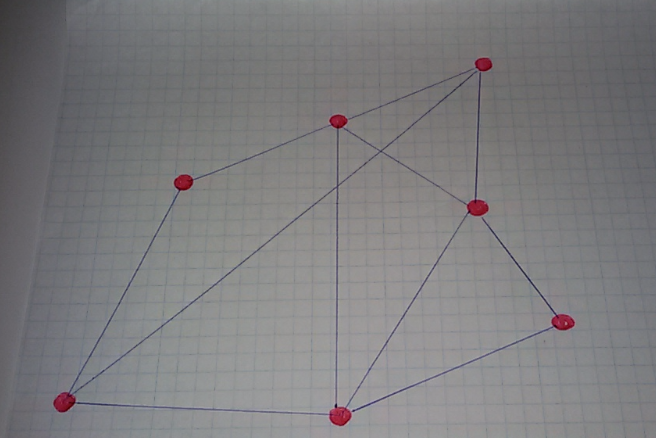
#> input picture line recognition/12.png, 656 x 438 px
$ jupyter execute 'Line recognizer.ipynb'
#> lines starting #> are read from the running program, lines starting #| are printed output that depends on the picture; after the words box and inside, x2 and y2 are one past the last pixel; in counts of white or black regions, pixels touching at a corner belong together
[cell 1]
import cv2
import numpy as np

img = cv2.imread('12.png')
#> img is the input picture: shape (438, 656, 3); mean B, G, R 126.1, 124.3, 125
gray = cv2.cvtColor(img,cv2.COLOR_BGR2GRAY)
edges = cv2.Canny(gray,50,150,apertureSize = 3)
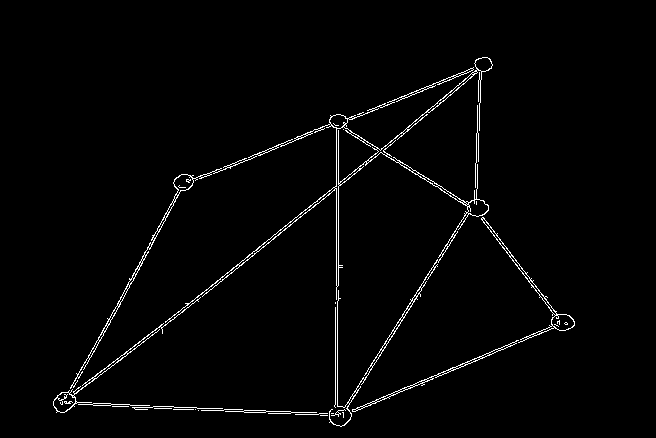
#> edges: shape (438, 656); 1.9% white in thin lines or dots, all inside (x1, y1, x2, y2) = (53, 57, 575, 427)

lines = cv2.HoughLines(edges,1,np.pi/180,200)
#> lines = [[355, 0.89], [357, 0.89], [510, 0.559]]
for rho,theta in lines[0]:
    a = np.cos(theta)
    b = np.sin(theta)
    x0 = a*rho
    y0 = b*rho
    x1 = int(x0 + 1000*(-b))
    y1 = int(y0 + 1000*(a))
    x2 = int(x0 - 1000*(-b))
    y2 = int(y0 - 1000*(a))

    cv2.line(img,(x1,y1),(x2,y2),(0,0,255),2)
#> this loop made 1 pass
#> (rho, theta, a, b, x0, y0, x1, y1) on pass 1: (355, 0.89, 0.629, 0.777, 223.4, 275.9, -553, 905)
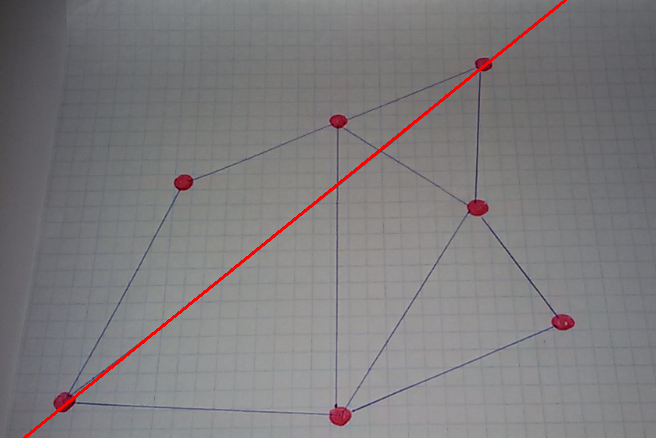
#> img: shape (438, 656, 3); 0.72% of pixels changed, all inside (x1, y1, x2, y2) = (23, 0, 567, 438)

cv2.imwrite('11lines3.png',img)
#> Out = True

[cell 2]
def find_lines(img):
  edges = cv2.Canny(img,100,200)
  threshold = 60
  minLineLength = 10
  lines = cv2.HoughLinesP(edges, 1, np.pi/180, threshold, 0, minLineLength, 20);
  if (lines is None or len(lines) == 0):
      return

  #print lines
  for line in lines[0]:
    #print line
    cv2.line(img, (line[0],line[1]), (line[2],line[3]), (0,255,0), 2)
  cv2.imwrite("line_edges.jpg", edges)
  cv2.imwrite("lines.jpg", img)

[cell 3]
gray = cv2.cvtColor(img,cv2.COLOR_BGR2GRAY)
edges = cv2.Canny(gray,50,150,apertureSize = 3)
#> edges: shape (438, 656); 2.1% white in thin lines or dots, all inside (x1, y1, x2, y2) = (23, 0, 575, 438)
minLineLength = 100
maxLineGap = 50
lines = cv2.HoughLinesP(edges,1,np.pi/180,100,minLineLength,maxLineGap)
#> lines = [[76, 397, 335, 188], [163, 323, 336, 183], [490, 58, 562, 0], [379, 148, 459, 83], [338, 285, 338, 185], [336, 285, 336, 188], [391, 143, 478, 72], [339, 185, 390, 144], [337, 406, 337, 301], [481, 218, 521, 271], [335, 404, 335, 307]]
for x1,y1,x2,y2 in lines[0]:
    cv2.line(img,(x1,y1),(x2,y2),(0,255,0),2)
#> this loop made 1 pass
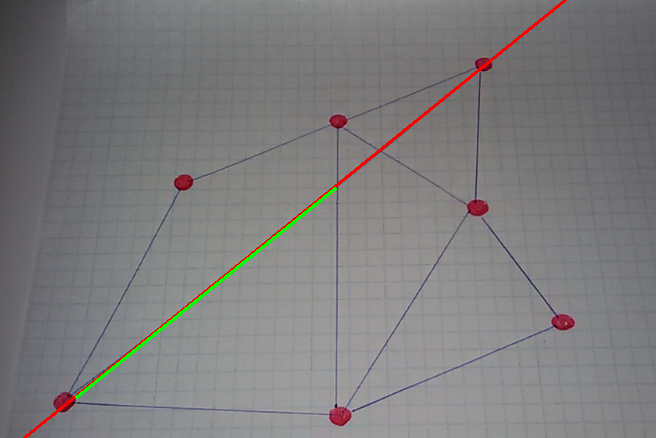
#> img: shape (438, 656, 3); 0.38% of pixels changed, all inside (x1, y1, x2, y2) = (75, 187, 337, 399)

cv2.imwrite('houghlines5.jpg',img)
#> Out = True

[cell 4]
find_lines(img)
#> in find_lines, `lines = cv2.HoughLinesP(edges, 1, np.pi/180, threshold, 0, minLineLeng..`: lines = 35 rows, first 6: [75, 396, 334, 187], [335, 184, 562, 0], [75, 400, 336, 189], [336, 187, 566, 1], [336, 425, 477, 199], [176, 188, 492, 60]
#> the loop in find_lines, `for line in lines[0]:` made 1 pass
#> after the loop in find_lines, `for line in lines[0]:`:
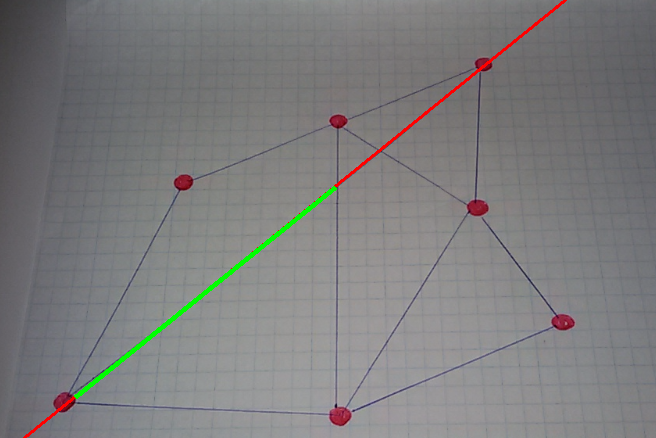
#> img: shape (438, 656, 3); 0.16% of pixels changed, all inside (x1, y1, x2, y2) = (74, 186, 335, 397)

[cell 5]
import cv2
import numpy as np

img = cv2.imread('5.png',1)
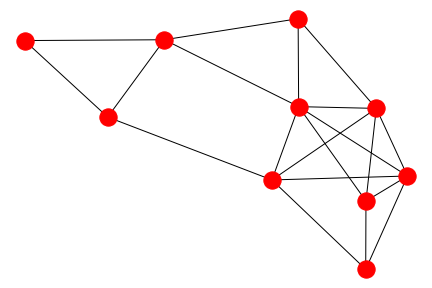
#> input picture line recognition/5.png, 432 x 288 px
#> img is the input picture: shape (288, 432, 3); mean B, G, R 245.9, 245.9, 251.2

cannied = cv2.Canny(img, 50, 200, apertureSize=3)
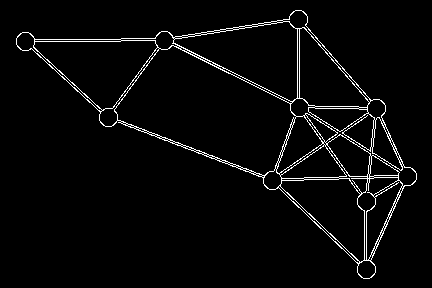
#> cannied: shape (288, 432); 3.3% white in thin lines or dots, all inside (x1, y1, x2, y2) = (16, 10, 417, 279)
lines = cv2.HoughLinesP(cannied, 1, np.pi / 180, 80, minLineLength=30, maxLineGap=10)
#> lines = 16 rows, first 6: [117, 119, 264, 176], [171, 45, 291, 103], [116, 121, 264, 177], [172, 43, 292, 101], [281, 180, 325, 179], [281, 178, 324, 177]
for x1,y1,x2,y2 in lines[0]:
    cv2.line(img,(x1,y1),(x2,y2),(0,255,0),2)
#> this loop made 1 pass
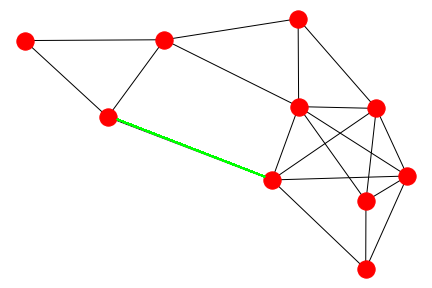
#> img: shape (288, 432, 3); 0.34% of pixels changed, all inside (x1, y1, x2, y2) = (116, 118, 266, 178)

cv2.imwrite('lines.png',img)
# cv2.imwrite('canniedHouse.png',cannied)
cv2.waitKey(0)
cv2.destroyAllWindows()

[cell 6]
# Python program to illustrate HoughLine
# method for line detection
import cv2
import numpy as np

# Reading the required image in
# which operations are to be done.
# Make sure that the image is in the same
# directory in which this python program is
img = cv2.imread('10.png')
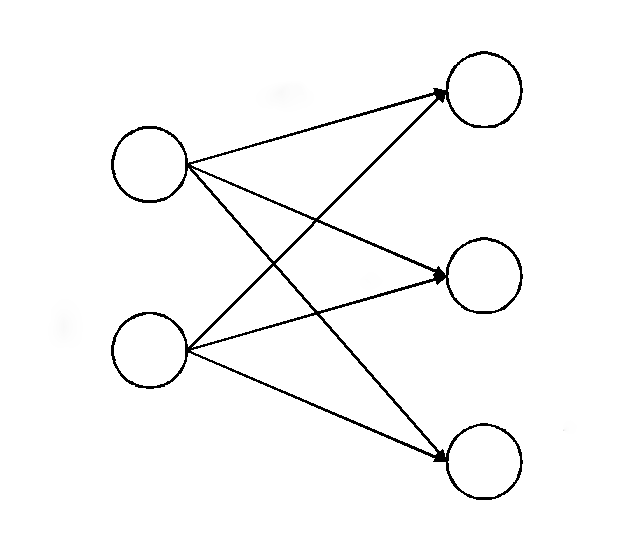
#> input picture line recognition/10.png, 626 x 557 px
#> img is the input picture: shape (557, 626, 3); min 0, max 255, mean 248.8

# Convert the img to grayscale
gray = cv2.cvtColor(img,cv2.COLOR_BGR2GRAY)
#> gray: shape (557, 626)

# Apply edge detection method on the image
edges = cv2.Canny(gray,50,150,apertureSize = 3)
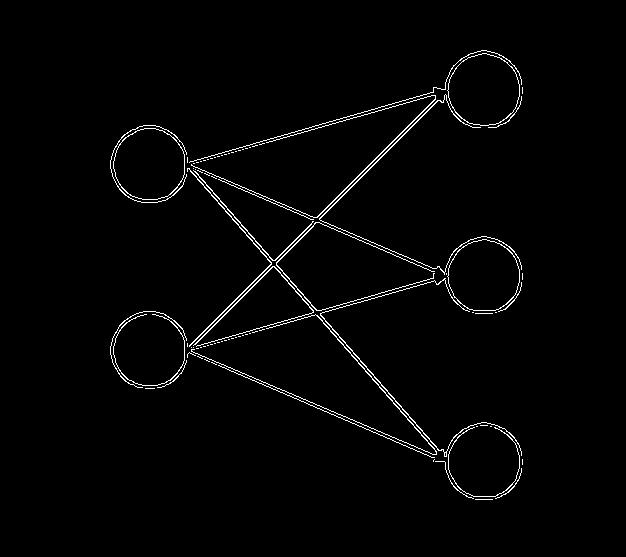
#> edges: shape (557, 626); 1.8% white in thin lines or dots, all inside (x1, y1, x2, y2) = (110, 50, 523, 500)

# This returns an array of r and theta values
lines = cv2.HoughLines(edges,1,np.pi/180, 200)
#> lines = [[378, 0.785], [380, 0.785], [-35, 2.43], [-32, 2.43], [389, 1.29], [-26, 2.41]]

# The below for loop runs till r and theta values
# are in the range of the 2d array
for r,theta in lines[0]:

    # Stores the value of cos(theta) in a
    a = np.cos(theta)

    # Stores the value of sin(theta) in b
    b = np.sin(theta)

    # x0 stores the value rcos(theta)
    x0 = a*r

    # y0 stores the value rsin(theta)
    y0 = b*r

    # x1 stores the rounded off value of (rcos(theta)-1000sin(theta))
    x1 = int(x0 + 1000*(-b))

    # y1 stores the rounded off value of (rsin(theta)+1000cos(theta))
    y1 = int(y0 + 1000*(a))

    # x2 stores the rounded off value of (rcos(theta)+1000sin(theta))
    x2 = int(x0 - 1000*(-b))

    # y2 stores the rounded off value of (rsin(theta)-1000cos(theta))
    y2 = int(y0 - 1000*(a))

    # cv2.line draws a line in img from the point(x1,y1) to (x2,y2).
    # (0,0,255) denotes the colour of the line to be
    #drawn. In this case, it is red.
    cv2.line(img,(x1,y1), (x2,y2), (0,0,255),2)
#> this loop made 1 pass
#> (r, theta, a, b, x0, y0, x1, y1) on pass 1: (378, 0.785, 0.707, 0.707, 267.3, 267.3, -439, 974)
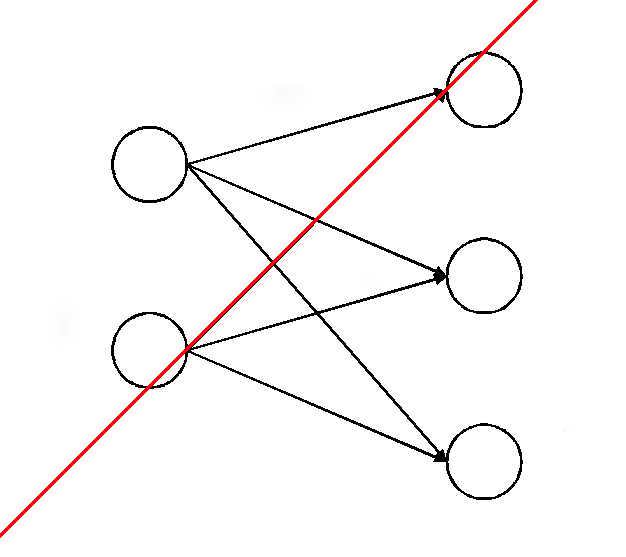
#> img: shape (557, 626, 3); 0.77% of pixels changed, all inside (x1, y1, x2, y2) = (0, 0, 538, 538)

# All the changes made in the input image are finally
# written on a new image houghlines.jpg
cv2.imwrite('linesDetected.jpg', img)
#> Out = True
